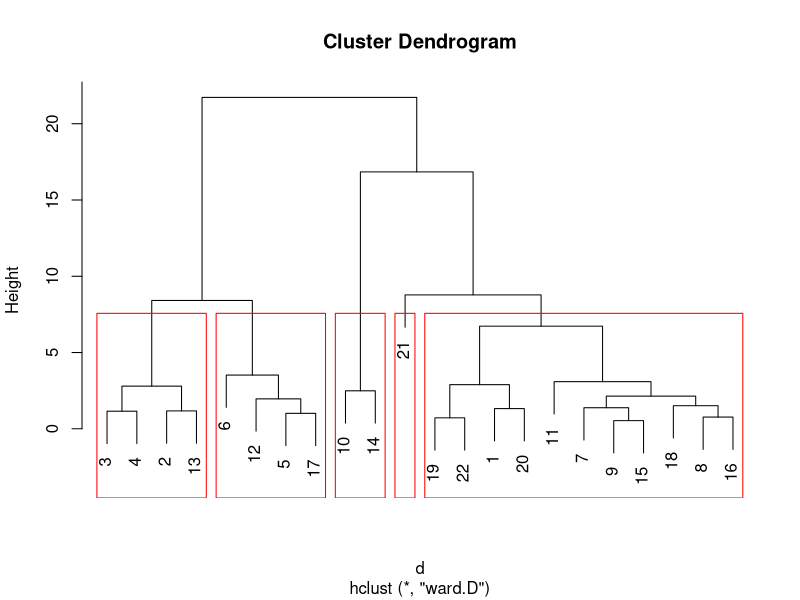
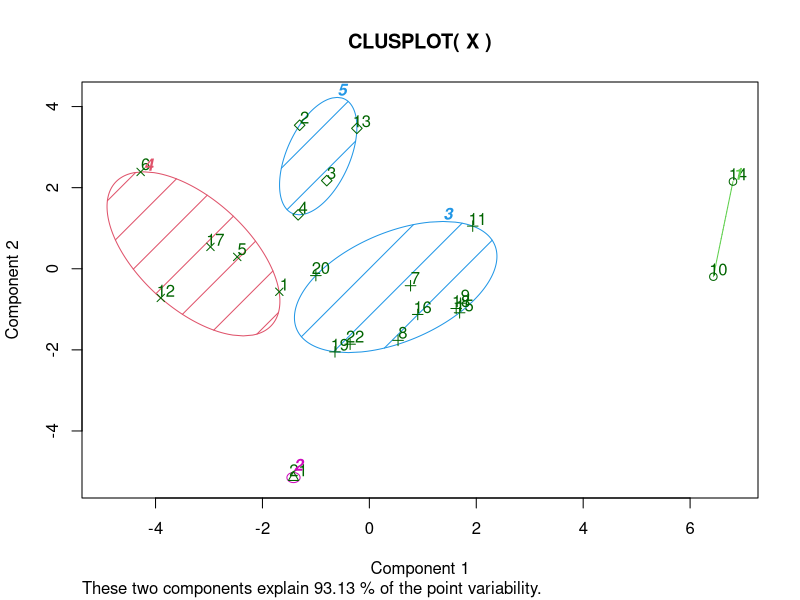
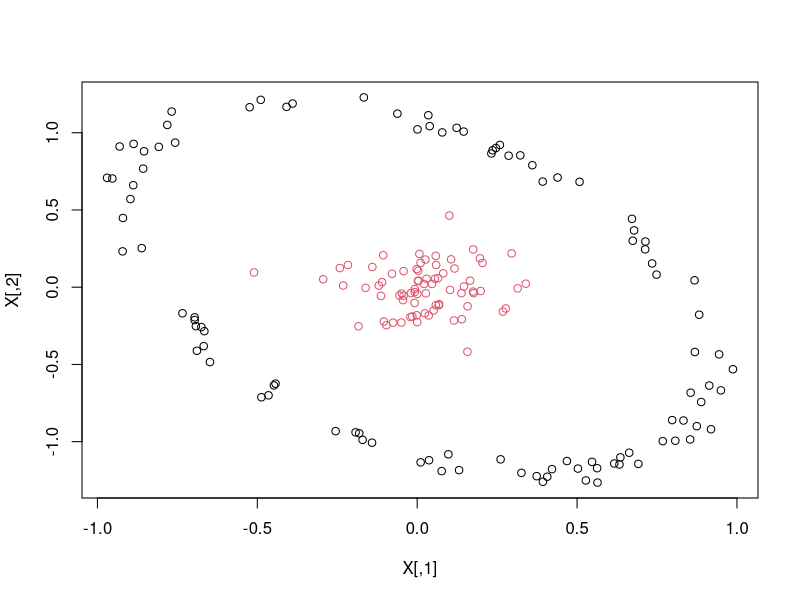

These charts were generated, in order, by the following R code:
#
# Cluster Analysis
# Author: galaa
# Created on 2016/03/19 07:49:41
#

## Data

X = matrix(
  c(-21.9, -15.2, -17.1, -18.3, -20.5, -17.8, -20.6, -23.7, -20.2, -17.7, -17.3, -22.7, -14.4, -13.8, -21.2, -22.2, -20.2, -22.4, -23.9, -21.8, -30.6, -24.0, -16.3, -11.3, -13.0, -14.1, -16.0, -14.5, -15.1, -18.0, -15.0, -11.8, -12.3, -18.4, -10.7, -9.0, -16.0, -16.3, -15.7, -16.9, -18.6, -16.2, -27.6, -18.5, -7.3, -5.7, -5.9, -6.8, -7.4, -8.3, -6.1, -6.4, -7.0, -2.7, -4.8, -9.8, -5.2, -1.5, -6.6, -5.8, -8.1, -5.7, -8.1, -6.6, -16.3, -7.1, 2.7, 3.3, 2.9, 2.8, 2.9, 0.8, 3.8, 4.6, 4.6, 7.5, 4.5, 2.1, 3.4, 7.8, 4.7, 4.8, 1.7, 5.5, 3.8, 3.7, 2.8, 4.4, 10.2, 9.5, 10.5, 10.2, 10.0, 8.0, 11.7, 12.2, 12.4, 15.1, 11.9, 9.4, 9.8, 14.6, 12.5, 12.2, 9.1, 13.0, 11.6, 11.1, 12.7, 11.8, 16.4, 14.7, 15.9, 16, 15.8, 13.7, 18, 18.4, 19, 21.5, 18.2, 15.2, 15.5, 20.4, 18.6, 18.5, 15.3, 18.6, 17.8, 17, 18.4, 18, 19.3, 16.6, 17.9, 18.2, 17.9, 16, 21, 20.8, 21.7, 24.5, 21.1, 17.6, 17.8, 23.3, 21.5, 21, 18.1, 20.6, 20.5, 18.8, 20.6, 20.4, 16.7, 14.7, 15.9, 16.1, 15.6, 13.6, 18.2, 18.4, 19.3, 21.7, 18.4, 14.8, 15.6, 20.7, 19.3, 18.4, 15.5, 18.2, 17.8, 16.4, 17.8, 17.8, 9.9, 9.0, 9.6, 9.7, 8.5, 7.6, 11.6, 11.0, 12.2, 15.1, 11.9, 8.2, 10.2, 14.9, 12.5, 10.9, 8.9, 11.9, 10.9, 9.4, 10.5, 10.3, 0.5, 1.5, 1.3, 0.6, -0.2, -0.9, 1.9, 1.7, 2.2, 5.1, 2.6, -0.9, 2.1, 5.8, 2.4, 1.8, -0.4, 2.4, 0.7, 0.9, 1.6, 0.8, -11.4, -7.2, -7.7, -9.2, -11.1, -9.7, -9.8, -10.4, -9.6, -6.7, -8.1, -12.5, -6.9, -4.2, -9.6, -9.9, -11.1, -8.9, -11.9, -9.9, -8.6, -11.2, -19.6, -12.6, -14.4, -15.8, -18.2, -15.0, -17.8, -20.2, -17.7, -15.1, -15.0, -19.9, -12.3, -11.2, -18.2, -19.3, -17.7, -18.0, -20.5, -18.3, -23.6, -20.4),
  nrow = 22,
  ncol = 12,
  byrow = FALSE
)

## Alternate Data

# X = matrix(c(2,-1,3,2,-1,2,2,3),  nrow = 4,  ncol = 2,  byrow = TRUE)

## View Data

print(X)

## Prepare Data

X <- na.omit(X) # listwise deletion of missing value
X <- scale(X) # standardize variables

## ------------------------
## Hierarchical Agglomerative
## ------------------------

d <- dist(X, method = "euclidean") # distance matrix
cl <- hclust(d, method = "ward.D")
cl$height

plot(cl) # display dendrogram
rect.hclust(cl, k = 5, border = "red") # draw dendogram with red borders around the 5 clusters; DON'T CLOSE PREVIOUS PLOT

groups <- cutree(cl, k = 5) # cut tree into 5 clusters

## ------------------------
## K-Means Cluster Analysis
## ------------------------

## Alternate Data

# X = matrix(c(5,3,-1,1,1,-2,-3,-2),  nrow = 4,  ncol = 2,  byrow = TRUE)

## K-Means Cluster Analysis

cl <- kmeans(X, 2) # 2 cluster solution
aggregate(X, by = list(cl$cluster), FUN = mean) # get cluster means
cl$centers
cl$cluster # cluster membership

## Plotting Cluster Solutions

cl <- kmeans(X, 5) # K-Means Clustering with 5 clusters

library(cluster)
clusplot(X, cl$cluster, color = TRUE, shade = TRUE, labels = 2, lines = 0) # Cluster Plot against 1st 2 principal components

## Comparing 2 cluster solutions

cl1 <- kmeans(X, 5)
cl2 <- kmeans(X, 4)

library(fpc)
cluster.stats(d, cl1$cluster, cl2$cluster)
cluster.stats # view function source code
?cluster.stats # documentation

## ------------------------
## Single Linkage Algorithm
## ------------------------

set.seed(17)

# generate elliptic data
Sigma = matrix(data = c(2,1,1,2), nrow = 2, ncol = 2, byrow = TRUE)
p = dim(Sigma)[1]; Y = c()
for (i in 1:100) {
  Z = rnorm(n = p)
  Y = rbind(Y, runif(1, min = 1.5, max = 2)^(1/p) * Z / sqrt(sum(Z^2)))
}
X = t(solve(t(chol(Sigma))) %*% t(Y))

# combine with normal data
X = rbind(X, matrix(rnorm(75 * p, sd = 0.15), ncol = p))

# hierarchical clustering with single linkage method and dividing into two groups
plot(X, col = cutree(hclust(dist(X), "single"), k = 2))
